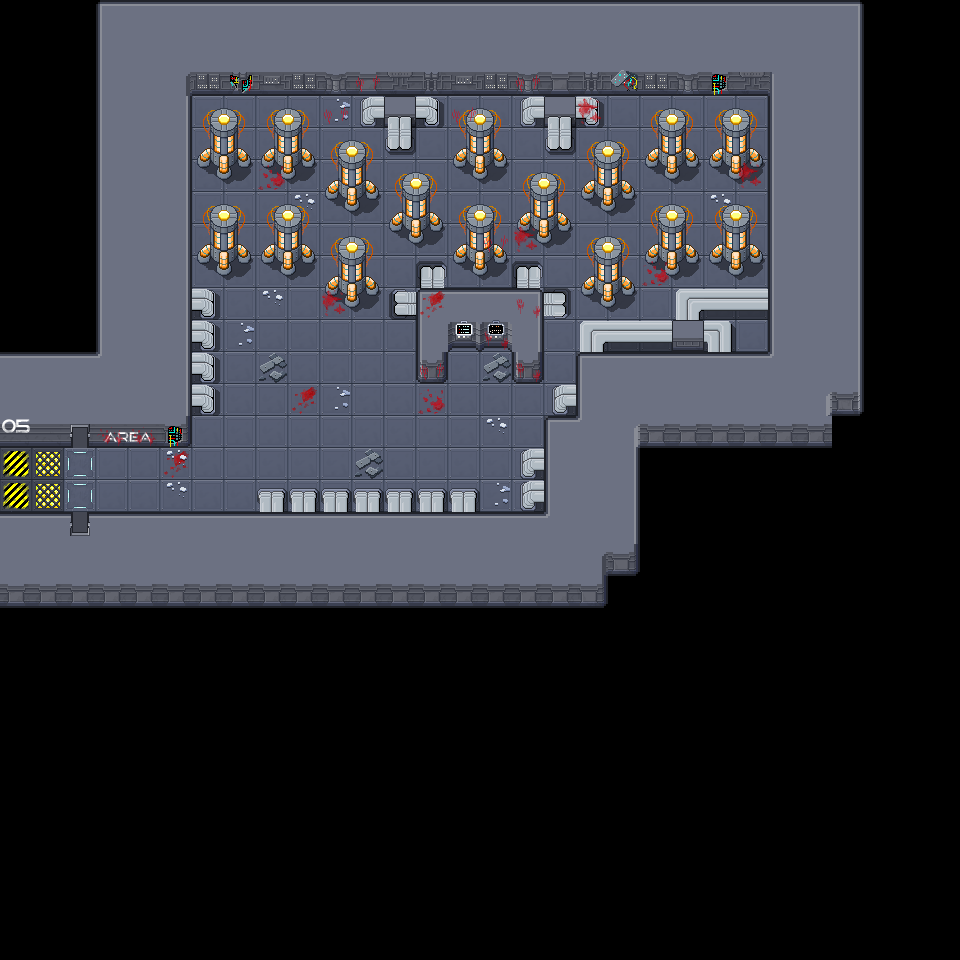

Tiled map render using the project's own tile images. Description and the map definition, with tile-layer contents summarised, below:
An orthogonal 30x30 tile map with 32x32 px tiles, 5 tile layers (Sol, Collisions, items-no-collisions-1, items-no-collisions-2, ...), 1 hidden layer not drawn, 3 tilesets.

<map version="1.9" tiledversion="1.9.2" orientation="orthogonal" renderorder="right-down" width="30" height="30" tilewidth="32" tileheight="32" infinite="0" nextlayerid="14" nextobjectid="1">
 <tileset firstgid="1" source="Map.tsx" />
 <tileset firstgid="161" source="items_01.tsx" />
 <tileset firstgid="369" source="items_02.tsx" />
 <layer id="8" name="Milieu" width="30" height="30" visible="0" opacity="0.97">
  <data>[900 cells, 4 non-empty, 4 distinct tile ids]</data>
 </layer>
 <layer id="9" name="Sol" width="30" height="30">
  <data>[900 cells, 443 non-empty, 5 distinct tile ids]</data>
 </layer>
 <layer id="10" name="Collisions" width="30" height="30">
  <data>[900 cells, 370 non-empty, 33 distinct tile ids]</data>
 </layer>
 <layer id="12" name="items-no-collisions-1" width="30" height="30">
  <data>[900 cells, 37 non-empty, 16 distinct tile ids]</data>
 </layer>
 <layer id="11" name="items-no-collisions-2" width="30" height="30">
  <data>[900 cells, 11 non-empty, 4 distinct tile ids]</data>
 </layer>
 <layer id="13" name="interaction" width="30" height="30">
  <data>[900 cells, 2 non-empty, 2 distinct tile ids]</data>
 </layer>
</map>
